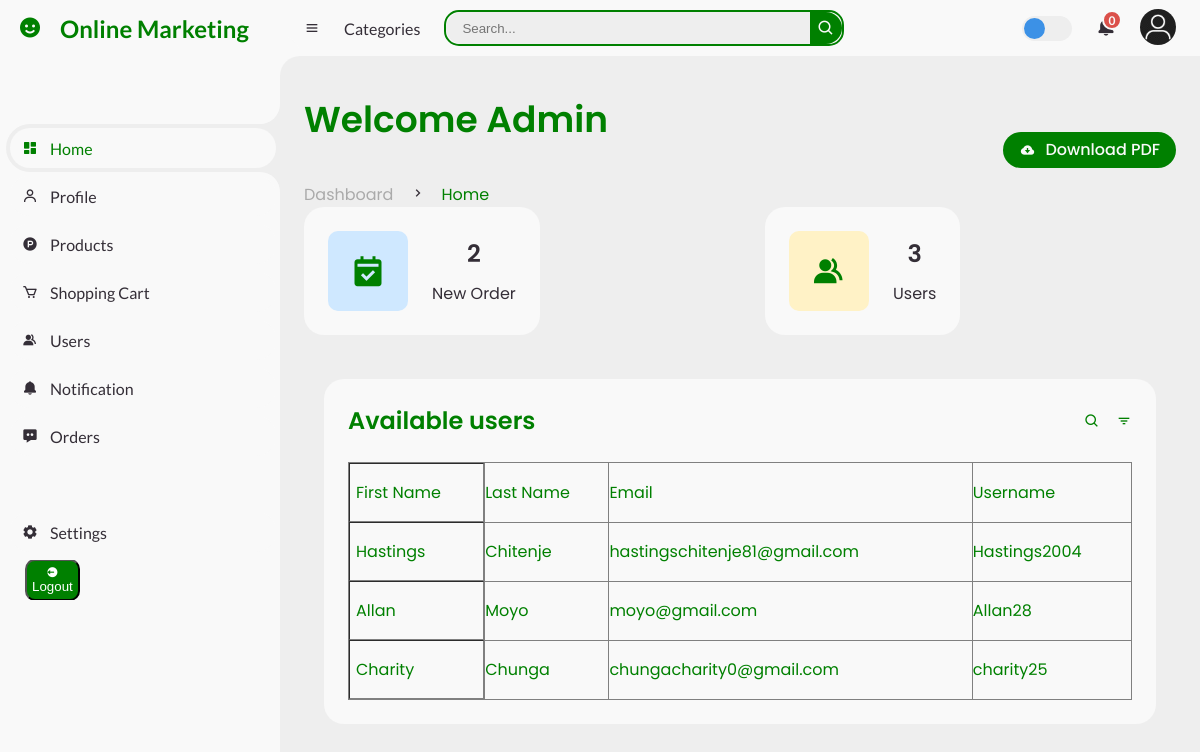
Screenshot of /admin/admin-dash.php with the database file from the repository.
### tables this page shows
CREATE TABLE `users` (
  `user_id` int(11) NOT NULL,
  `first_name` varchar(30) NOT NULL,
  `last_name` varchar(30) NOT NULL,
  `user_email` varchar(50) NOT NULL,
  `username` varchar(30) NOT NULL,
  `user_password` longtext NOT NULL
);

### database/database.php (called while the page is built)
<?php
class Database{
    private $server = 'localhost';
    private $username = 'root';
    private $password = '';
    private $dbname = 'online_marketing';
    protected function connect(){
        try {
            $pdo = new PDO("mysql:host=$this->server;dbname=$this->dbname", $this->username, $this->password);
            $pdo->setAttribute(PDO::ATTR_ERRMODE, PDO::ERRMODE_EXCEPTION);
            return $pdo;
        } catch (PDOException $e) {
            echo 'Error connecting '. $e->getMessage();
        }
    }
}

### classes/users.class.php (the view, shortened to what this page needs)
<?php
class Users extends Database{
    public function get_all_users(){
         $stmt = $this -> connect()->prepare("SELECT * FROM users");
        $stmt->execute();
        $data = $stmt->fetchAll(PDO::FETCH_ASSOC);
        echo "<div class='table-data'>
				<div class='order'>
					<div class='head'>
						<h3>Available users</h3>
						<i class='bx bx-search'></i>
						<i class='bx bx-filter'></i>
					</div>
                    <div>
                        <table border=1>
                            <tr>
                                <td>First Name</td>
                                <td>Last Name</td>
                                <td>Email</td>
                                <td>Username</td>
                            </tr>
                    ";
        foreach($data as $row){
            echo "
                            <tr>
                                <td>".$row['first_name']."</td>
                                <td>".$row['last_name']."</td>
                                <td>".$row['user_email']."</td>
                                <td>".$row['username']."</td>
                            </tr>
                   ";
        }
        echo "</table>
        </div>
         </div>
        </div>";
    }
     public function get_number_users(){
        $stmt = $this -> connect()->prepare("SELECT COUNT(*) FROM users");
        if(!$stmt->execute()){
            $stmt = null;
            echo "error in execution";
            exit();
        }
        $users = $stmt->fetchColumn();
        echo $users;
    }
}

### admin/admin-dash.php (shortened to what this page needs)
<?php
include '../database/database.php';
include '../classes/notification.class.php';
include '../classes/users.class.php';
include '../classes/oders.class.php';
?>
<!DOCTYPE html>
<html lang="en">
<head>
	<link href='https://unpkg.com/boxicons@2.0.9/css/boxicons.min.css' rel='stylesheet'>
	<link rel="stylesheet" href="../css/style.css">
</head>
<body>
	<section id="sidebar">
		<a href="#" class="brand">
			<i class='bx bxs-smile'></i>
			<span class="text">Online Marketing</span>
		</a>
		<ul class="side-menu top">
			<li class="active">
				<a href="admin-dash.php">
					<i class='bx bxs-dashboard' ></i>
					<span class="text">Home</span>
				</a>
			</li>
			<li>
				<a href="profile.php">
					<i class='bx bx-user' ></i>
					<span class="text">Profile</span>
				</a>
			</li>
			<li>
				<a href="products-admin.php">
					<i class='bx bxl-product-hunt' ></i>
					<span class="text">Products</span>
				</a>
			</li>
			<li>
				<a href="shopping-cart.php">
					<i class='bx bx-cart'></i>
					<span class="text">Shopping Cart</span>
				</a>
			</li>
			<li>
				<a href="users-admin.php">
					<i class='bx bxs-group'></i>
					<span class="text">Users</span>
				</a>
			</li>
			<li>
				<a href="notification-admin.php">
					<i class='bx bxs-bell' ></i>
					<span class="text">Notification</span>
				</a>
			</li>
			<li>
				<a href="orders.php">
					<i class='bx bxs-message-dots' ></i>
					<span class="text">Orders</span>
				</a>
			</li>
		</ul>
		<ul class="side-menu">
			<li>
				<a href="#">
					<i class='bx bxs-cog' ></i>
					<span class="text">Settings</span>
				</a>
			</li>
			<li>
				<a href="#" class="logout">
					<form action="../includes/logout.php" method="post">
                        <button name="logout_btn" id="logout" type="submit" class="text"><i class='bx bxs-log-out-circle' ></i>Logout</button>
                    </form>
				</a>
			</li>
		</ul>
	</section>
	<section id="content">
		<nav>
			<i class='bx bx-menu'></i>
			<a href="#" class="nav-link">Categories</a>
			<form action="admin-dash.php" method="get">
				<div class="form-input">
					<input type="text" placeholder="Search..." name="search" id="search-field">
					<button type="submit" class="search-btn" name="search-btn"><i class='bx bx-search' ></i></button>
				</div>
			</form>
			<label for="switch-mode" class="switch-mode"></label>
			<a href="notification-admin.php" class="notification">
				<span class="num">
					<?php
						$unread = new Notifications();
						$unread -> get_Uread_notification();
					?>
				</span>
			</a>
			<a href="profile-admin.php" class="profile">
				<img src="../usericon.png">
			</a>
		</nav>
		<main>
			<div class="head-title">
				<div class="left">
					<marquee behavior="" direction="right"><h1>Welcome Admin <?php echo   $_SESSION['first_name'];?></h1></marquee>
					 <br>
					<ul class="breadcrumb">
						<li>
							<a href="#">Dashboard</a>
						</li>
						<li><i class='bx bx-chevron-right' ></i></li>
						<li>
							<a class="active" href="#">Home</a>
						</li>
					</ul>
				</div>
				<a href="#" class="btn-download">
					<i class='bx bxs-cloud-download' ></i>
					<span class="text">Download PDF</span>
				</a>
			</div>
			<ul class="box-info">
				<li>
					<i class='bx bxs-calendar-check' ></i>
					<span class="text">
						<h3>
							<?php
							   $orders = new Orders();
							   $orders -> get_number_order();
							?>
						</h3>
						<p>New Order</p>
					</span>
				</li>
				<li>
					<i class='bx bxs-group' ></i>
					<span class="text">
						<h3> <?php
							$number = new Users();
							$number -> get_number_users();
						?></h3>
						<p>Users</p>
					</span>
				</li>
			</ul>
			<div id="details">
			<?php
					$users = new Users();
					$users -> get_all_users();
			?>
			</div>
		</main>
	</section>
</body>
</html>

### classes/notification.class.php (shortened to what this page needs)
<?php
class Notifications extends Database{
public function get_Uread_notification(){
    $stmt = $this -> connect()->prepare("SELECT COUNT(*) FROM notifications WHERE user_id = ? AND is_read = ?");
    if(!$stmt->execute(array($_SESSION['user_id'], 0))){
        $stmt = null;
        echo "error in execution";
        exit();
    }
    $unread = $stmt->fetchColumn();
    echo $unread;
}
}

### classes/oders.class.php (shortened to what this page needs)
<?php
class Orders extends Database{
    public function get_number_order(){
        $stmt = $this -> connect()->prepare("SELECT COUNT(*) FROM orders");
        if(!$stmt->execute()){
            $stmt = null;
            echo "error in execution";
            exit();
        }
        $orders = $stmt->fetchColumn();
        echo $orders;
    }
}

### rows the page displays
users: first_name "Hastings", last_name "Chitenje", user_email "hastingschitenje81@gmail.com", username "Hastings2004"
users: first_name "Allan", last_name "Moyo", user_email "moyo@gmail.com", username "Allan28"
users: first_name "Charity", last_name "Chunga", user_email "chungacharity0@gmail.com", username "charity25"

### other values shown
$unread "0"
$orders "2"
$users "3"
